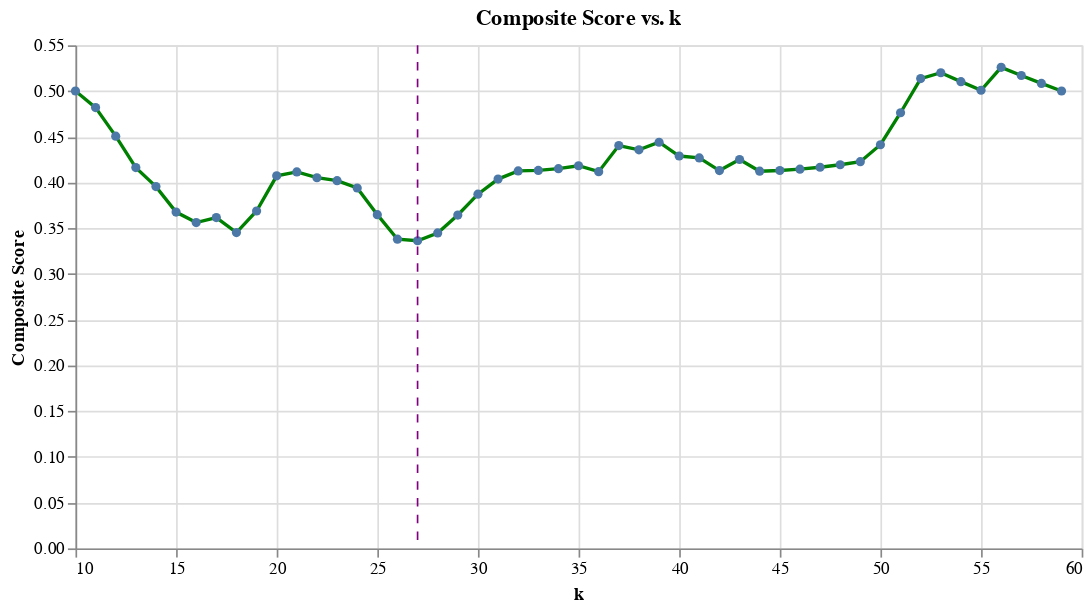

Notebook source saved alongside this figure:
### Code cell
chart_composite = plot_composite_vs_k(results_df, optimal_k)
chart_composite.display()  # or simply "chart_composite" in Jupyter Notebook

### Figure 1 — Vega-Lite specification as saved in the notebook (floating-point values rounded to 4 significant figures)
{"config": {"view": {"continuousWidth": 300, "continuousHeight": 300}}, "layer": [{"data": {"name": "data-bc94c05131d1738cd5d5a0082f7f986e"}, "mark": {"type": "line", "color": "green", "point": true}, "encoding": {"tooltip": [{"field": "k", "type": "quantitative"}, {"field": "CompositeScore", "type": "quantitative"}], "x": {"field": "k", "title": "k", "type": "quantitative"}, "y": {"field": "CompositeScore", "title": "Composite Score", "type": "quantitative"}}, "title": "Composite Score vs. k"}, {"data": {"name": "data-478c0c8209955af8e4cd2da498386918"}, "mark": {"type": "rule", "color": "purple", "strokeDash": [5, 5]}, "encoding": {"x": {"field": "k", "type": "quantitative"}}}], "width": 600, "$schema": "https://vega.github.io/schema/vega-lite/v5.20.1.json", "datasets": {"data-bc94c05131d1738cd5d5a0082f7f986e": [{"k": 10, "DM": 28566755, "CAVG": 12.48, "CompositeScore": 0.5}, {"k": 11, "DM": 28985975, "CAVG": 12.13, "CompositeScore": 0.4818}, {"k": 12, "DM": 29319451, "CAVG": 11.65, "CompositeScore": 0.4507}, {"k": 13, "DM": 29604763, "CAVG": 11.13, "CompositeScore": 0.4163}, {"k": 14, "DM": 29977291, "CAVG": 10.77, "CompositeScore": 0.3955}, {"k": 15, "DM": 30261547, "CAVG": 10.34, "CompositeScore": 0.3676}, {"k": 16, "DM": 30691987, "CAVG": 10.07, "CompositeScore": 0.3562}, {"k": 17, "DM": 31310547, "CAVG": 9.976, "CompositeScore": 0.3616}, {"k": 18, "DM": 31659897, "CAVG": 9.673, "CompositeScore": 0.3452}, {"k": 19, "DM": 32529513, "CAVG": 9.737, "CompositeScore": 0.3688}, {"k": 20, "DM": 33627789, "CAVG": 9.927, "CompositeScore": 0.4073}, {"k": 21, "DM": 34247469, "CAVG": 9.813, "CompositeScore": 0.4116}, {"k": 22, "DM": 34698297, "CAVG": 9.611, "CompositeScore": 0.4052}, {"k": 23, "DM": 35185641, "CAVG": 9.438, "CompositeScore": 0.402}, {"k": 24, "DM": 35578527, "CAVG": 9.229, "CompositeScore": 0.3939}, {"k": 25, "DM": 35578527, "CAVG": 8.86, "CompositeScore": 0.3649}, {"k": 26, "DM": 35578527, "CAVG": 8.519, "CompositeScore": 0.338}, {"k": 27, "DM": 36033891, "CAVG": 8.375, "CompositeScore": 0.3363}, {"k": 28, "DM": 36684375, "CAVG": 8.306, "CompositeScore": 0.3448}, {"k": 29, "DM": 37562175, "CAVG": 8.317, "CompositeScore": 0.3644}, {"k": 30, "DM": 38512505, "CAVG": 8.349, "CompositeScore": 0.3872}, {"k": 31, "DM": 39330665, "CAVG": 8.336, "CompositeScore": 0.4037}, {"k": 32, "DM": 39984455, "CAVG": 8.273, "CompositeScore": 0.4127}, {"k": 33, "DM": 40444359, "CAVG": 8.155, "CompositeScore": 0.4132}, {"k": 34, "DM": 40927149, "CAVG": 8.048, "CompositeScore": 0.4151}, {"k": 35, "DM": 41433613, "CAVG": 7.951, "CompositeScore": 0.4183}, {"k": 36, "DM": 41697863, "CAVG": 7.797, "CompositeScore": 0.4118}, {"k": 37, "DM": 42810695, "CAVG": 7.857, "CompositeScore": 0.4403}, {"k": 38, "DM": 43103291, "CAVG": 7.72, "CompositeScore": 0.4357}, {"k": 39, "DM": 43712811, "CAVG": 7.66, "CompositeScore": 0.444}, {"k": 40, "DM": 43712811, "CAVG": 7.468, "CompositeScore": 0.4289}, {"k": 41, "DM": 44038171, "CAVG": 7.353, "CompositeScore": 0.4268}, {"k": 42, "DM": 44038171, "CAVG": 7.178, "CompositeScore": 0.413}, {"k": 43, "DM": 44731675, "CAVG": 7.144, "CompositeScore": 0.4251}, {"k": 44, "DM": 44731675, "CAVG": 6.981, "CompositeScore": 0.4123}, {"k": 45, "DM": 45100483, "CAVG": 6.891, "CompositeScore": 0.4131}, {"k": 46, "DM": 45481633, "CAVG": 6.806, "CompositeScore": 0.4146}, {"k": 47, "DM": 45875393, "CAVG": 6.726, "CompositeScore": 0.4166}, {"k": 48, "DM": 46282037, "CAVG": 6.651, "CompositeScore": 0.4194}, {"k": 49, "DM": 46701845, "CAVG": 6.579, "CompositeScore": 0.4227}, {"k": 50, "DM": 47573163, "CAVG": 6.578, "CompositeScore": 0.4412}, {"k": 51, "DM": 48943863, "CAVG": 6.651, "CompositeScore": 0.4763}, {"k": 52, "DM": 50388183, "CAVG": 6.733, "CompositeScore": 0.5136}, {"k": 53, "DM": 50889671, "CAVG": 6.678, "CompositeScore": 0.52}, {"k": 54, "DM": 50889671, "CAVG": 6.554, "CompositeScore": 0.5102}, {"k": 55, "DM": 50889671, "CAVG": 6.435, "CompositeScore": 0.5008}, {"k": 56, "DM": 51968001, "CAVG": 6.461, "CompositeScore": 0.5259}, {"k": 57, "DM": 51968001, "CAVG": 6.347, "CompositeScore": 0.517}, {"k": 58, "DM": 51968001, "CAVG": 6.238, "CompositeScore": 0.5083}, {"k": 59, "DM": 51968001, "CAVG": 6.132, "CompositeScore": 0.5}], "data-478c0c8209955af8e4cd2da498386918": [{"k": 27}]}}
